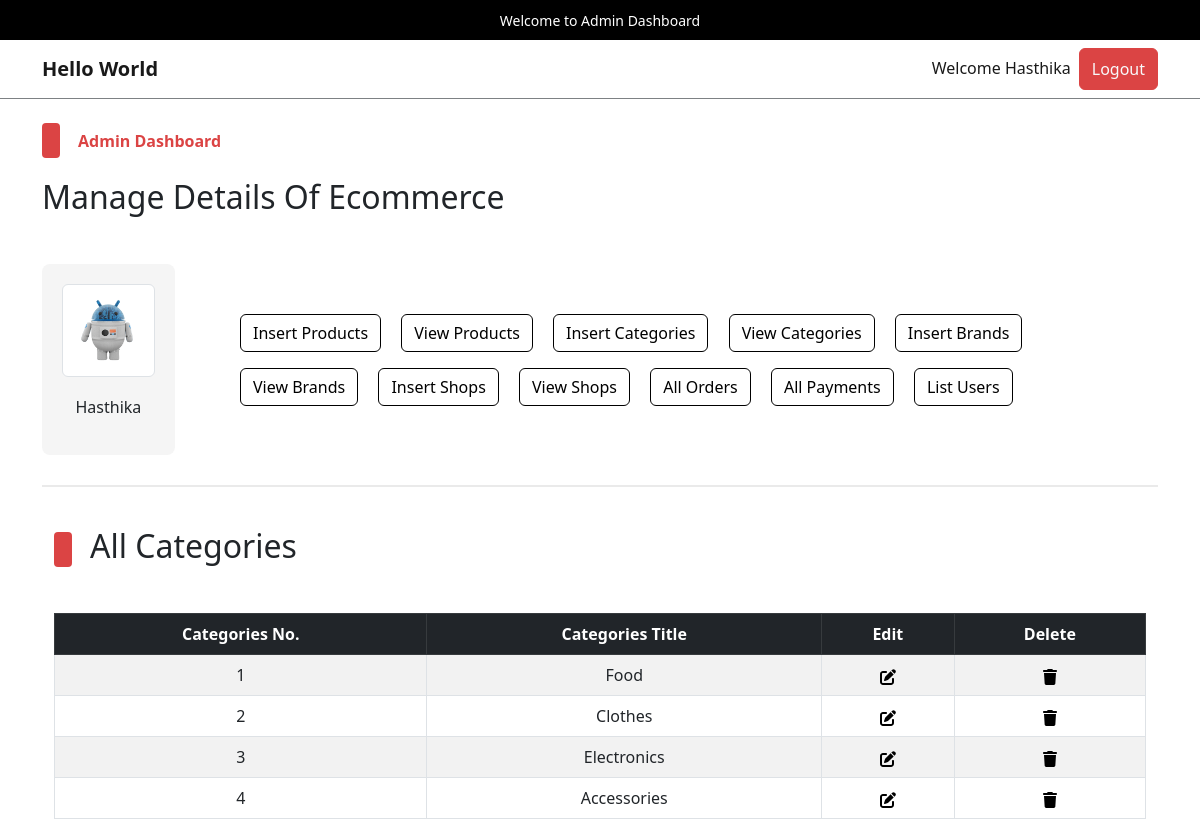
Page /admin/index.php?view_categories (signed in) on the committed database.
### tables this page shows
CREATE TABLE `admin_table` (
  `admin_id` int(11) NOT NULL,
  `admin_name` varchar(100) NOT NULL,
  `admin_email` varchar(200) NOT NULL,
  `admin_image` varchar(255) NOT NULL,
  `admin_password` varchar(255) NOT NULL
);

CREATE TABLE `categories` (
  `category_id` int(11) NOT NULL,
  `category_title` varchar(100) NOT NULL
);

### admin/view_categories.php (the view, shortened to what this page needs)
<!DOCTYPE html>
<html lang="en">
<head>
</head>
<body>
    <div class="container">
        <div class="categ-header">
            <div class="sub-title">
                <span class="shape"></span>
                <h2>All Categories</h2>
            </div>
        </div>
        <div class="table-data">
            <table class="table table-bordered table-hover table-striped text-center">
                <thead class="table-dark">
                    <tr>
                        <th>Categories No.</th>
                        <th>Categories Title</th>
                        <th>Edit</th>
                        <th>Delete</th>
                    </tr>
                </thead>
                <tbody>
                    <?php
                        $get_category_query = "SELECT * FROM `categories`";
                        $get_category_result = mysqli_query($con,$get_category_query);
                        $id_number = 1;
                        while($row_fetch_categories = mysqli_fetch_array($get_category_result)){
                            $category_id = $row_fetch_categories['category_id'];
                            $category_title = $row_fetch_categories['category_title'];
                            echo "
                            <tr>
                            <td>$id_number</td>
                            <td>$category_title</td>
                            <td>
                                <a href='index.php?edit_category=$category_id'>
                                </a>
                            </td>
                            <td>
                                <a href='index.php?delete_category=$category_id' data-bs-toggle='modal' data-bs-target='#deleteModal_$category_id'>
                                </a>
                                <div class='modal fade' id='deleteModal_$category_id' tabindex='-1' aria-labelledby='deleteModal_$category_id.Label' aria-hidden='true'>
                                                            <a class='text-light' href='index.php?delete_brand=$category_id'>
                                                                Delete $category_title
                                                            </a>
                                </div>
                            </td>
                        </tr>
                            ";
                            $id_number++;
                        }
                    ?>
                </tbody>
            </table>
        </div>
    </div>
</body>
</html>

### admin/index.php (shortened to what this page needs)
<?php
    include('../functions/common_functions.php');
    if(isset($_SESSION['admin_username'])){
        $admin_name = $_SESSION['admin_username'];
        $get_admin_data = "SELECT * FROM `admin_table` WHERE admin_name = '$admin_name'";
        $get_admin_result = mysqli_query($con,$get_admin_data);
        $row_fetch_admin_data = mysqli_fetch_array($get_admin_result);
        $admin_name = $row_fetch_admin_data['admin_name'];
        $admin_image = $row_fetch_admin_data['admin_image'];
    }else{
        echo "<script>window.open('./admin_login.php','_self');</script>";
    }
?>
<!DOCTYPE html>
<html lang="en">
<head>
    <link rel="stylesheet" href="../assets/css/bootstrap.css" />
    <link rel="stylesheet" href="../assets/css/main.css" />
</head>
<body>
    <div class="upper-nav primary-bg p-2 px-3 text-center text-break">
        <span>Welcome to Admin Dashboard</span>
    </div>
    <nav class="navbar navbar-expand-lg navbar-light bg-light">
        <div class="container">
            <a class="navbar-brand fw-bold" href="#">Hello World</a>
            <div class="collapse navbar-collapse" id="navbarSupportedContentad">
                <ul class="navbar-nav ms-auto mb-2 mb-lg-0">
                    <li class="nav-item">
                        <a class="nav-link active" aria-current="page" href="#">Welcome <?php echo $admin_name;?></a>
                    </li>
                    <li class="nav-item">
                    <button class="btn btn-primary p-0 px-1">
                            <a href="./admin_logout.php" class="nav-link text-light">Logout</a>
                        </button>
                    </li>
                </ul>
            </div>
        </div>
    </nav>
    <div class="control">
        <div class="container pt-4 pb-0">
            <div class="categ-header">
                <div class="sub-title">
                    <span class="shape"></span>
                    <span class="title">Admin Dashboard</span>
                </div>
                <h2>Manage Details Of Ecommerce</h2>
            </div>
            <div class="row align-items-center">
                <div class="col-md-2">
                    <div class="admin-image">
                        <a href="./index.php"><img src="./admin_images/<?php echo $admin_image;?>" class="img-thumbnail" alt="Admin Photo"></a>
                        <p><?php echo $admin_name;?></p>
                    </div>
                </div>
                <div class="col-md-10">
                    <div class="buttons">
                        <button class="btn btn-outline-primary m-2">
                            <a href="./insert_product.php" class="nav-link">Insert Products</a>
                        </button>
                        <button class="btn btn-outline-primary m-2">
                            <a href="index.php?view_products" class="nav-link">View Products</a>
                        </button>
                        <button class="btn btn-outline-primary m-2">
                            <a href="index.php?insert_category" class="nav-link">Insert Categories</a>
                        </button>
                        <button class="btn btn-outline-primary m-2">
                            <a href="index.php?view_categories" class="nav-link">View Categories</a>
                        </button>
                        <button class="btn btn-outline-primary m-2">
                            <a href="index.php?insert_brand" class="nav-link">Insert Brands</a>
                        </button>
                        <button class="btn btn-outline-primary m-2">
                            <a href="index.php?view_brands" class="nav-link">View Brands</a>
                        </button>
                        <button class="btn btn-outline-primary m-2">
                            <a href="index.php?insert_shops" class="nav-link">Insert Shops</a>
                        </button>
                        <button class="btn btn-outline-primary m-2">
                            <a href="index.php?view_shops" class="nav-link">View Shops</a>
                        </button>
                        <button class="btn btn-outline-primary m-2">
                            <a href="index.php?list_orders" class="nav-link">All Orders</a>
                        </button>
                        <button class="btn btn-outline-primary m-2">
                            <a href="index.php?list_payments" class="nav-link">All Payments</a>
                        </button>
                        <button class="btn btn-outline-primary m-2">
                            <a href="index.php?list_users" class="nav-link">List Users</a>
                        </button>
                    </div>
                </div>
            </div>
        </div>
    </div>
    <div class="container">
        <div class="divider"></div>
    </div>
    <div class="change-page">
        <div class="container">
            <?php
            if(isset($_GET['view_categories'])){
                include('./view_categories.php');
            }
            ?>
        </div>
    </div>
</body>
</html>

### assets/css/main.css (style rules this page uses)
* { -webkit-box-sizing: border-box; -moz-box-sizing: border-box; box-sizing: border-box; margin: 0; padding: 0; }
html { scroll-behavior: smooth; }
a { text-decoration: none; color: #000000; cursor: pointer; }
button, input[type="submit"] { cursor: pointer; }
ul { list-style: none; }
.primary-bg { background-color: #000; }
.divider { background-color: #eaeaea; height: 1.5px; width: 100%; margin-top: 30px; margin-bottom: 40px; }
.container .categ-header { display: flex; flex-direction: column; gap: 20px; margin-bottom: 40px; }
.container .categ-header .sub-title { display: flex; flex-direction: row; gap: 18px; align-items: center; }
.container .categ-header .sub-title span:nth-of-type(1) { width: 18px; height: 35px; background-color: #DB4444; border-radius: 4px; -webkit-border-radius: 4px; -moz-border-radius: 4px; -ms-border-radius: 4px; -o-border-radius: 4px; }
.shape { display: inline-block; width: 18px; height: 35px; background-color: #DB4444; border-radius: 4px; -webkit-border-radius: 4px; -moz-border-radius: 4px; -ms-border-radius: 4px; -o-border-radius: 4px; }
.container .categ-header .sub-title span:nth-of-type(2) { color: #DB4444; font-weight: bold; }
.upper-nav span { color: #ffffff; font-size: 14px; }
.bg-light { background-color: #ffffff !important; border-bottom: 1px solid #7D8184; }
.control .container .row .admin-image { width: 80%; background-color: #F5F5F5; padding: 20px; display: flex; flex-direction: column; gap:18px; align-items: center; border-radius: 8px; -webkit-border-radius: 8px; -moz-border-radius: 8px; -ms-border-radius: 8px; -o-border-radius: 8px; }
.control .container .row .admin-image img { width: 100%; }
.control .container .row .buttons a.nav-link { transition: 0s; -webkit-transition: 0s; -moz-transition: 0s; -ms-transition: 0s; -o-transition: 0s; }
td { vertical-align: middle; }

### rows in the picture
admin_table: admin_name "Hasthika", admin_image (picture)
categories: category_title "Food"
categories: category_title "Clothes"
categories: category_title "Electronics"
categories: category_title "Accessories"
